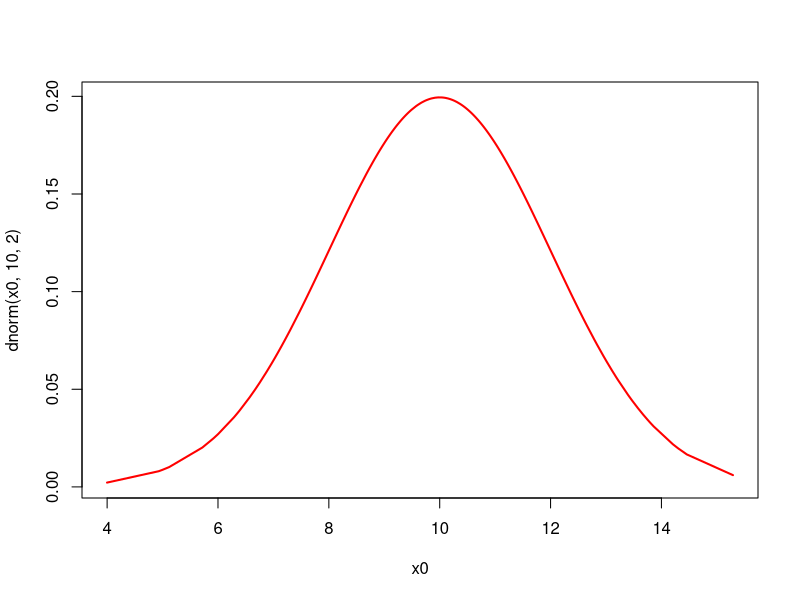
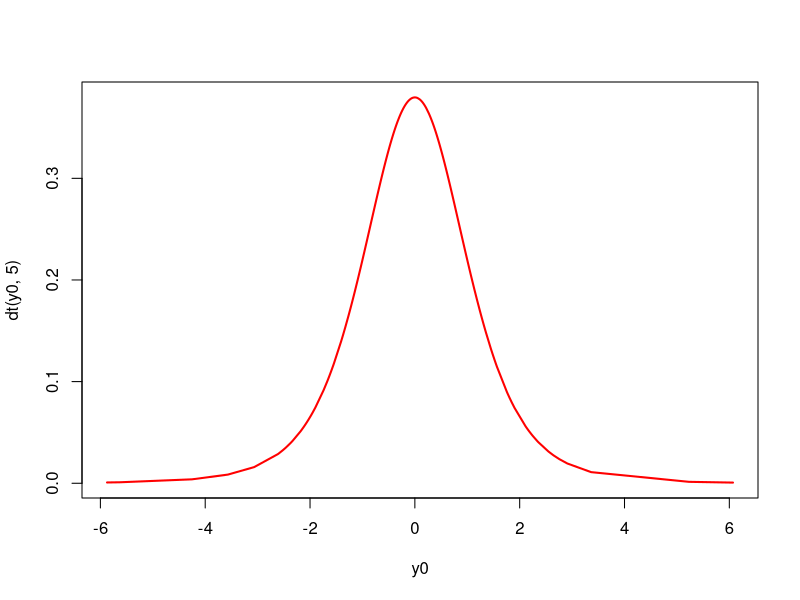
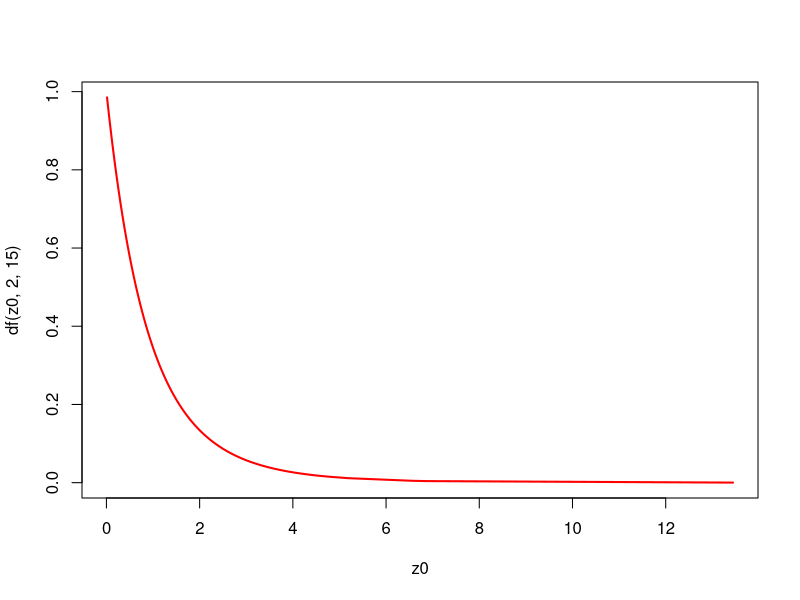

Here is the R script that generated these plots, in order: (Note: this script raises an error after producing the figures.)
## ---- chunk 1
options(htmltools.dir.version = FALSE)
knitr::opts_chunk$set(echo = FALSE, 
                      comment = '',
                      message = FALSE,
                      warning = FALSE)
## ---- chunk 2
knitr::include_graphics('https://media.giphy.com/media/yv1ggi3Cbase05a8iS/giphy.gif')
## ---- chunk 3
knitr::include_graphics('https://media.giphy.com/media/yv1ggi3Cbase05a8iS/giphy.gif')
## ---- chunk 4
knitr::include_graphics('https://media.giphy.com/media/LaVp0AyqR5bGsC5Cbm/giphy.gif')
## ---- chunk 5
knitr::include_graphics('https://media.giphy.com/media/LaVp0AyqR5bGsC5Cbm/giphy.gif')
## ---- chunk 6
knitr::include_graphics('https://media.giphy.com/media/LaVp0AyqR5bGsC5Cbm/giphy.gif')
## ---- chunk 7
knitr::include_graphics('https://media.giphy.com/media/i0GlE1yskKkus/giphy.gif')
## ---- chunk 8
set.seed(4102024)
x <- rnorm(300,10,2)
#hist(x, main='',probability = TRUE)
x0 <- sort(x)
plot(x0,dnorm(x0,10,2),lwd=2,col='red',
     type='l')
## ---- chunk 9
set.seed(4102024)
y <- rt(300,5)
#hist(y, main='',probability = TRUE)
y0 <- sort(y)
plot(y0,dt(y0,5),lwd=2,col='red',type='l')
## ---- chunk 10
set.seed(4102024)
z <- rf(300,2,15)
#hist(z, main='',probability = TRUE)
z0 <- sort(z)
plot(z0,df(z0,2,15),lwd=2,col='red',
     type='l')
## ---- chunk 11
set.seed(3)
n <- 30
y <- c(0.45,
0.60,
0.30,
0.85,
0.50,
0.55,
0.40,
0.70,
0.60,
0.80)
dat <- round(rnorm(n,mean(y),sd(y)),2)
cat(strwrap(paste(dat, collapse = " "), width = 60), 
    sep = "\n")
## ---- chunk 12
knitr::include_graphics('figuras/mont7.png')
## ---- chunk 13
knitr::include_graphics('figuras/mont7.png')
## ---- chunk 14
set.seed(123) # Para reprodução
no2 <- round(rnorm(30, mean = 55, sd = 10), 1)
no2[no2 < 30] <- 30  # Limite mínimo para evitar valores irrealisticamente baixos
no2[no2 > 80] <- 80  # Limite máximo para evitar valores irrealisticamente altos
cat(strwrap(paste(no2, collapse = " "), width = 60), 
    sep = "\n")
